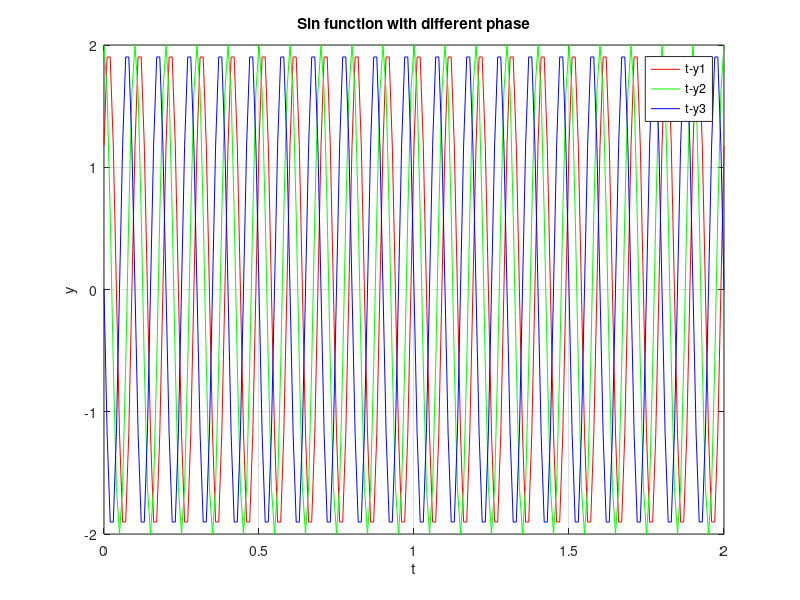

This chart was generated by the following MATLAB code:
function [] = sigplot6()
    function y = SinSignalfunc(A, f, t, phase)
        y = A * sin(2*pi*f*t + phase);
    end
        
Fs = 100;
t = 0:1/Fs:2;
A = 2;
f = 10;

y1 = SinSignalfunc(A, f, t, 0.2*pi);
y2 = SinSignalfunc(A, f, t, 0.5*pi);
y3 = SinSignalfunc(A, f, t, pi);

plot(t, y1, 'r', t, y2, 'g', t, y3, 'b');grid on;
title('Sin function with different phase');
xlabel('t');ylabel('y');

legend('t-y1','t-y2','t-y3');

end
